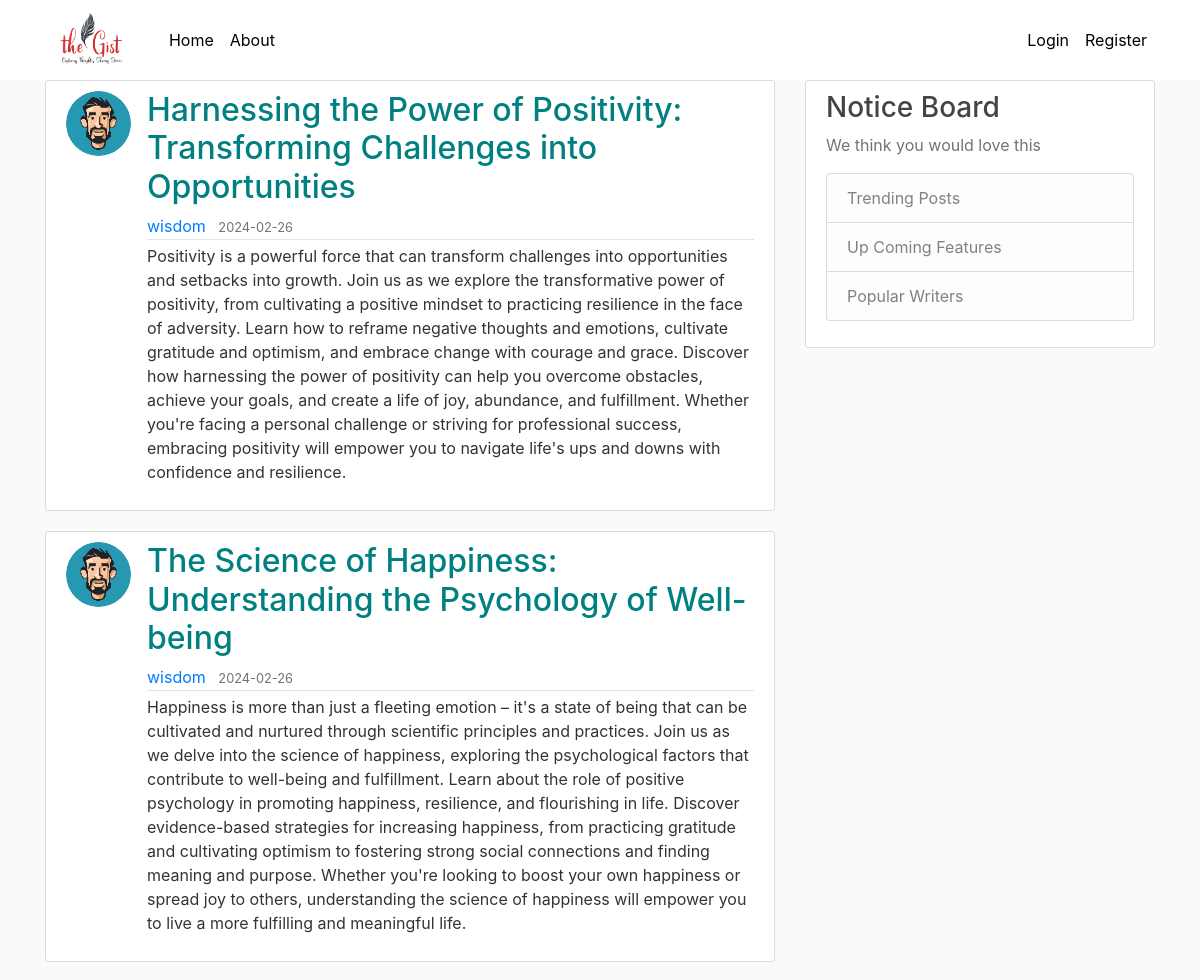
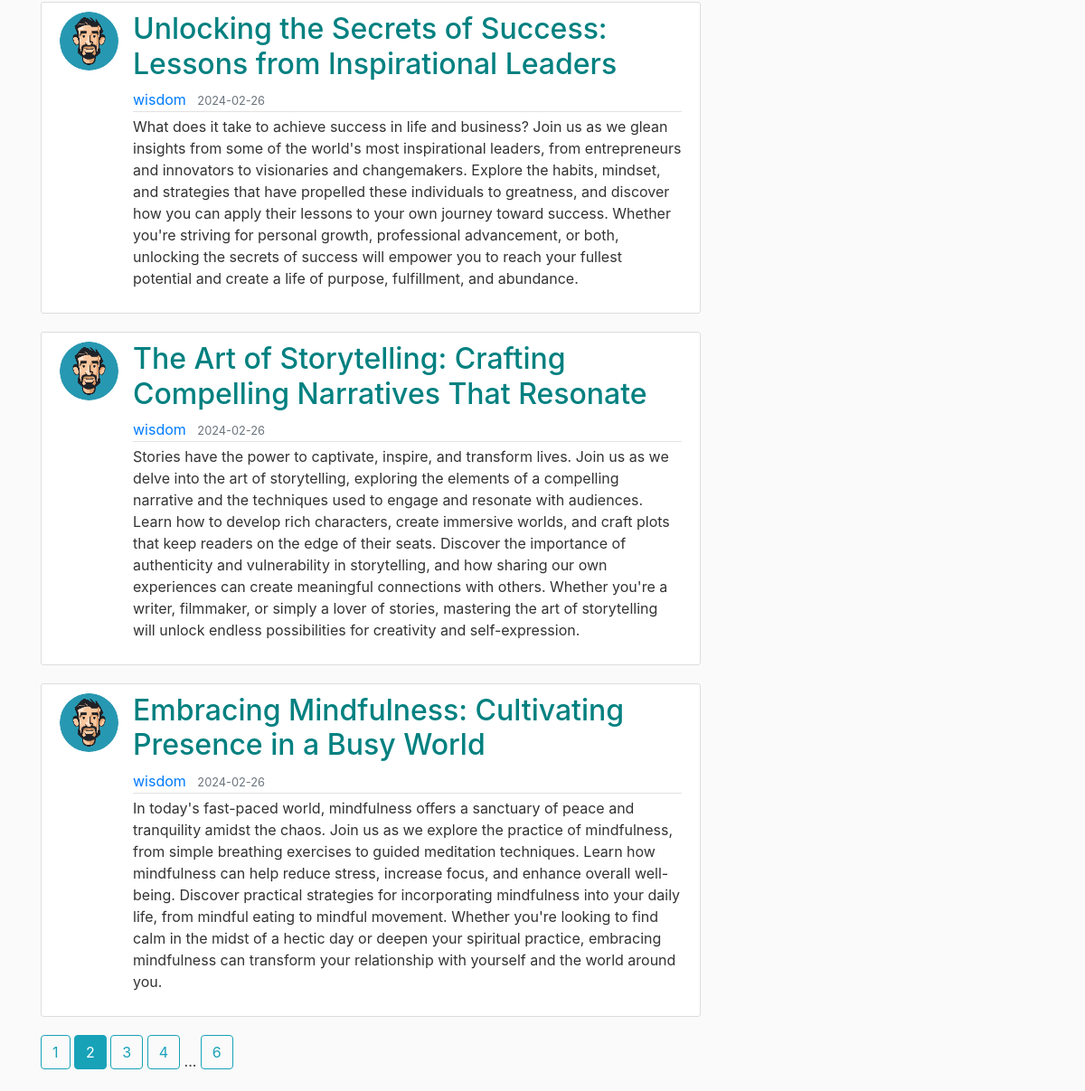
The page /home?page=2 on the database its author committed (2 pictures, top to bottom).
### flaskblog/models.py (models this page shows, shortened)
class Post(db.Model):
    id = db.Column(db.Integer, primary_key=True)
    title = db.Column(db.String(100), nullable=False)
    date_posted = db.Column(db.DateTime, nullable=False, default=datetime.utcnow)
    content = db.Column(db.Text, nullable=False)
    user_id = db.Column(db.Integer, db.ForeignKey('user.id'), nullable='False')

class User(db.Model, UserMixin):
    id = db.Column(db.Integer, primary_key=True)
    username = db.Column(db.String(20), unique=True, nullable=False)
    email = db.Column(db.String(120), unique=True, nullable=False)
    image_file = db.Column(db.String(20), nullable=False, default='default.jpg')
    password = db.Column(db.String(60), nullable=False)
    posts = db.relationship('Post', backref='author', lazy=True)

### flaskblog/main/routes.py (the view)
@main.route("/")
@main.route("/home")
def home():
    page = request.args.get('page', 1, type=int)
    posts = Post.query.order_by(Post.date_posted.desc()).paginate(page=page, per_page=5)
    return render_template('home.html', posts=posts)

### flaskblog/templates/home.html
{% extends "layout.html" %}
{% block content %}
    {% for post in posts.items %}
        <article class="media content-section">
          <img class="rounded-circle article-img" src="{{ url_for('static', filename='profile_pics/' + post.author.image_file) }}">
          <div class="media-body">
            <h2><a class="article-title" href="{{ url_for('posts.post', post_id=post.id) }}">{{ post.title }}</a></h2>
            <div class="article-metadata">
              <a class="mr-2" href="{{ url_for('users.user_posts', username=post.author.username) }}">{{ post.author.username }}</a>
              <small class="text-muted">{{ post.date_posted.strftime('%Y-%m-%d') }}</small>
            </div>
            <p class="article-content">{{ post.content }}</p>
          </div>
        </article>
    {% endfor %}
    {% for page_num in posts.iter_pages(left_edge=1, right_edge=1, left_current=1, right_current=2) %}
      {% if page_num %}
        {% if posts.page == page_num %}
          <a class="btn btn-info mb-4" href="{{ url_for('main.home', page=page_num) }}">{{ page_num }}</a>
        {% else %}
          <a class="btn btn-outline-info mb-4" href="{{ url_for('main.home', page=page_num) }}">{{ page_num }}</a>
        {% endif %}
      {% else %}
        ...
      {% endif %}
    {% endfor %}
{% endblock content %}

### flaskblog/static/main.css (style rules this page uses)
body { background: #fafafa; color: #333333; margin-top: 5rem; }
h1, h2, h3, h4, h5, h6 { color: #444444; }
.content-section { background: #ffffff; padding: 10px 20px; border: 1px solid #dddddd; border-radius: 3px; margin-bottom: 20px; }
.article-title { color: #008080; }
.article-content { white-space: pre-line; }
.article-img { height: 65px; width: 65px; margin-right: 16px; }
.article-metadata { padding-bottom: 1px; margin-bottom: 4px; border-bottom: 1px solid #e3e3e3; }

### rows shown on the page
Post: image_file (picture), title "Harnessing the Power of Positivity: Transforming Challenges into Opportunities", author.username "wisdom", date_posted "2024-02-26", content "Positivity is a powerful force that can transform challenges into opportunities and setbacks into growth. Join us as we explore the transformative power of positivity, from cultivating a positive mindset to practicing resilience in the face of adversity. Learn how to reframe negative thoughts and emotions, cultivate gratitude and optimism, and embrace change with courage and grace. Discover how harnessing the power of positivity can help you overcome obstacles, achieve your goals, and create a life of joy, abundance, and fulfillment. Whether you're facing a personal challenge or striving for professional success, embracing positivity will empower you to navigate life's ups and downs with…"
Post: image_file (picture), title "The Science of Happiness: Understanding the Psychology of Well-being", author.username "wisdom", date_posted "2024-02-26", content "Happiness is more than just a fleeting emotion – it's a state of being that can be cultivated and nurtured through scientific principles and practices. Join us as we delve into the science of happiness, exploring the psychological factors that contribute to well-being and fulfillment. Learn about the role of positive psychology in promoting happiness, resilience, and flourishing in life. Discover evidence-based strategies for increasing happiness, from practicing gratitude and cultivating optimism to fostering strong social connections and finding meaning and purpose. Whether you're looking to boost your own happiness or spread joy to others, understanding the science of happiness will…"
Post: image_file (picture), title "Unlocking the Secrets of Success: Lessons from Inspirational Leaders", author.username "wisdom", date_posted "2024-02-26", content "What does it take to achieve success in life and business? Join us as we glean insights from some of the world's most inspirational leaders, from entrepreneurs and innovators to visionaries and changemakers. Explore the habits, mindset, and strategies that have propelled these individuals to greatness, and discover how you can apply their lessons to your own journey toward success. Whether you're striving for personal growth, professional advancement, or both, unlocking the secrets of success will empower you to reach your fullest potential and create a life of purpose, fulfillment, and abundance."
Post: image_file (picture), title "The Art of Storytelling: Crafting Compelling Narratives That Resonate", author.username "wisdom", date_posted "2024-02-26", content "Stories have the power to captivate, inspire, and transform lives. Join us as we delve into the art of storytelling, exploring the elements of a compelling narrative and the techniques used to engage and resonate with audiences. Learn how to develop rich characters, create immersive worlds, and craft plots that keep readers on the edge of their seats. Discover the importance of authenticity and vulnerability in storytelling, and how sharing our own experiences can create meaningful connections with others. Whether you're a writer, filmmaker, or simply a lover of stories, mastering the art of storytelling will unlock endless possibilities for creativity and self-expression."
Post: image_file (picture), title "Embracing Mindfulness: Cultivating Presence in a Busy World", author.username "wisdom", date_posted "2024-02-26", content "In today's fast-paced world, mindfulness offers a sanctuary of peace and tranquility amidst the chaos. Join us as we explore the practice of mindfulness, from simple breathing exercises to guided meditation techniques. Learn how mindfulness can help reduce stress, increase focus, and enhance overall well-being. Discover practical strategies for incorporating mindfulness into your daily life, from mindful eating to mindful movement. Whether you're looking to find calm in the midst of a hectic day or deepen your spiritual practice, embracing mindfulness can transform your relationship with yourself and the world around you."

### other values the page prints
{{ page_num }} "1" "3" "4" "6"
{{ page_num }} "2"
